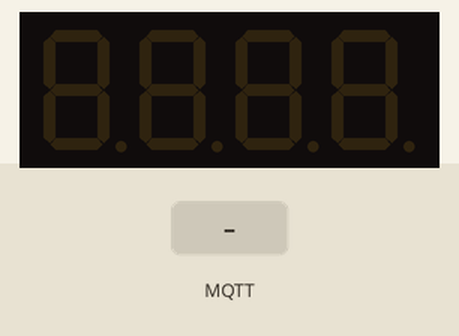
Simulated run of this sketch. Board: ESP8266 (Wemos D1 mini). On the bench: 4-digit seven-segment display. Inputs (shaded band) come from the test bench. WiFi joins after 1.5 s; servers stay silent unless stated; no MQTT or app messages arrive unless stated; what the sketch prints to the serial monitor is not drawn.

Above: at 2.7 s.
2.8 s: MQTT message "3" arrives on the first subscribed topic
At 2.94 s:
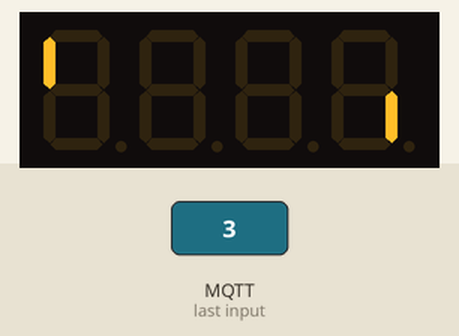
4.9 s: MQTT message "1" arrives on the first subscribed topic
At 5.42 s:
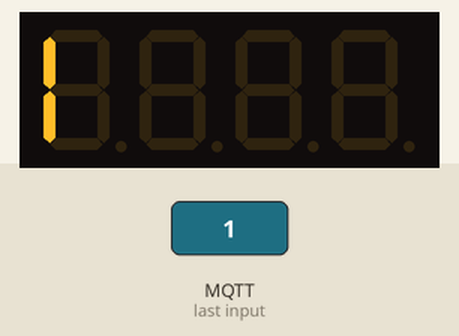
7.1 s: MQTT message "4" arrives on the first subscribed topic
At 7.65 s:
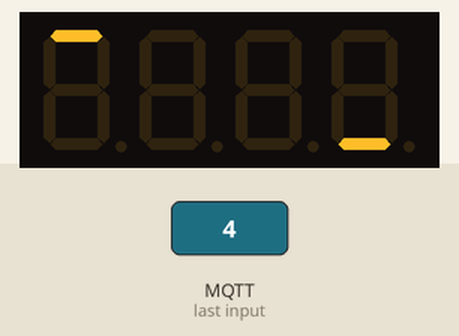
9.2 s: MQTT message "2" arrives on the first subscribed topic
At 10.24 s:
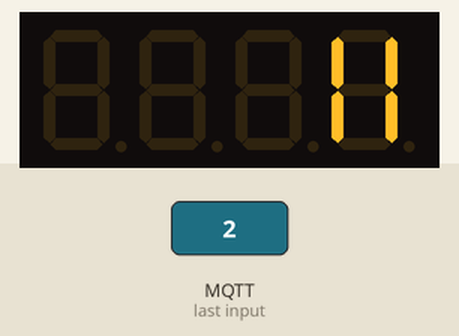
Timing chart, 0 to 12.2 s (numbered marks = the images above; inputs shaded):
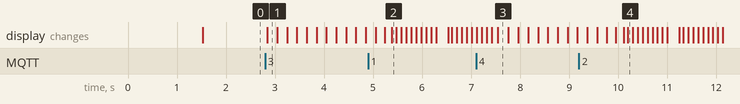

The sketch:

alarmoDisplay.ino
```cpp
#include <TM1637Display.h>
#include <ESP8266WiFi.h>
#include <PubSubClient.h>
#include <AsyncElegantOTA.h>

// DISPLAY SETUP
#define CLK D5
#define DIO D7
TM1637Display display(CLK, DIO);

WiFiClient espClient;
PubSubClient client(espClient);

const char* ssid = "Rykalovi - patro";   // <-- Enter your Wifi-SSID
const char* password = "zmrzlina42";  // <-- Enter your Wifi-Password

const char* mqtt_server = "192.168.1.142";  // <-- Enter the IP of your MQTT-Server
const unsigned int mqtt_port = 1883;
const char* mqtt_user =   "deano";
const char* mqtt_pass =   "Starbucks8."; // <-- Enter the Password of your MQTT-Server
String clientId = "alarmoDisplay";
char demand = 'w';
int isDisplaying = 0;

AsyncWebServer server(80);

void callback(char* topic, byte* payload, unsigned int length) {
    if (strcmp(topic,"alarmoDisplay") == 0) {
      char demand_str[length + 1];
      strncpy (demand_str, (char*)payload, length);
      demand_str[length] = '\0';
      Serial.println(demand_str);

      // u = up, d = down, s = stop, p = program, w = wait

      if (strcmp(demand_str,"1") == 0) {
        demand = '1';
      } else if (strcmp(demand_str,"2") == 0) {
        demand = '2';
      } else if (strcmp(demand_str,"3") == 0) {
        demand = '3';
      } else if (strcmp(demand_str,"4") == 0) {
        demand = '4';
      }
      Serial.println(demand_str);
      Serial.println(demand);
    }
}


void reconnect() {
  // Loop until we're reconnected
  while (!client.connected()) {
    Serial.print("Attempting MQTT connection...");
    if (client.connect(clientId.c_str(),mqtt_user,mqtt_pass)) {
      Serial.println("connected. ");
      client.subscribe("alarmoDisplay");
      client.subscribe("alarmoDisplay/Feedback");
    } else {
      Serial.print("failed, rc=");
      Serial.print(client.state());
      Serial.println(" try again in 3 seconds");
      delay(3000);
    }
  }
}


int delay_fast = 80;
int delay_slow = 180;

byte cara0[] = { 0, 0, 0, 0 };
byte cara1[] = { 0b00110000, 0, 0, 0 };
byte cara2[] = { 0b00110110, 0, 0, 0 };
byte cara3[] = { 0b00000110, 0b00110000, 0, 0 };
byte cara4[] = { 0, 0b00110110, 0, 0 };
byte cara5[] = { 0, 0b00000110, 0b00110000, 0 };
byte cara6[] = { 0, 0, 0b00110110, 0 };
byte cara7[] = { 0, 0, 0b00000110, 0b00110000 };
byte cara8[] = { 0, 0, 0, 0b00110110 };
byte cara9[] = { 0, 0, 0, 0b00000110};

byte kolo0[] = { 0b00100000, 0, 0, 0b00000100 };
byte kolo1[] = { 0b00010000, 0, 0, 0b00000010 };
byte kolo2[] = { 0b00001000, 0, 0, 0b00000001 };
byte kolo3[] = { 0, 0b00001000, 0b00000001, 0 };
byte kolo4[] = { 0, 0b00000001, 0b00001000, 0 };
byte kolo5[] = { 0b00000001, 0, 0, 0b00001000 };
byte kolo6[] = { 0b00100000, 0, 0, 0b00000100 };
byte kolo7[] = { 0b00010000, 0, 0, 0b00000010 };
byte kolo8[] = { 0b00001000, 0, 0, 0b00000001 };
byte kolo9[] = { 0, 0b00001000, 0b00000001, 0 };
byte kolo10[] = { 0, 0b00000001, 0b00001000, 0 };
byte kolo11[] = { 0b00000001, 0, 0, 0b00001000 };


byte* caraArrays[] = {  cara0,cara1, cara2, cara3, cara4, cara5, cara6, cara7, cara8, cara9,cara0};
byte* koloArrays[] = {  kolo0,kolo1, kolo2, kolo3, kolo4, kolo5, kolo6, kolo7, kolo8, kolo9,kolo10,kolo11};


void display_regime(int rezim) {

  if (rezim == 1) { // Odchod - Exit delay - 3min
    display.clear();
      for (int i = 0; i < 11; i++){
      display.setSegments(caraArrays[i]);
      delay(delay_fast);
      }
  }

  if (rezim == 2) { // Triggered - Entry delay - 2min
    display.clear();
      for (int i = 10; i >= 0; i--){
      display.setSegments(caraArrays[i]);
      delay(delay_fast);
      }
  }
  if (rezim == 3) { // Armed - Kolečko doleva
    display.clear();
      for (int i = 0; i < 12; i++){
      display.setSegments(koloArrays[i]);
      delay(delay_slow);
      }
      isDisplaying = 0;
      demand = 0;
      display.clear();
  }

  if (rezim == 4) { // DISArmed - Kolečko doprava
    display.clear();
      for (int i = 11; i >= 0; i--){
      display.setSegments(koloArrays[i]);
      delay(delay_slow);
      }
      isDisplaying = 0;
      demand = 0;
      display.clear();
  }
}

void setup() {
  Serial.begin(115200);
  Serial.println(" ");
  Serial.println("Starting alarmoDisplay");
  Serial.println();
  Serial.print("Connecting to ");
  Serial.println(ssid);
  WiFi.mode(WIFI_STA);
  WiFi.begin(ssid, password);

  while (WiFi.status() != WL_CONNECTED) {
    delay(500);
    Serial.print(".");
  }
  Serial.println("");
  Serial.println("WiFi connected");

  Serial.println(WiFi.localIP());


  client.setServer(mqtt_server, mqtt_port);
  client.setCallback(callback);

  server.on("/", HTTP_GET, [](AsyncWebServerRequest *request) {
  request->send(200, "text/plain", "Hi! I am a Wemos D1 mini.");
  });

  AsyncElegantOTA.begin(&server);    // Start ElegantOTA
  server.begin();

  display.setBrightness(1);  // Set the display brightness (0-7)
  display.clear();
}


void loop() {
    AsyncElegantOTA.loop();

  if (!client.connected()) {
    reconnect();
  }
  client.loop();

  if (demand == '1' || demand == '2' || demand == '3' || demand == '4') {

//    char serie = (char)Serial.read();
    char serie = (char)demand;
    if(serie == '1') {
      Serial.println("1");
      isDisplaying = 1;


    }
    else if(serie == '2') {
      Serial.println("2");
      isDisplaying = 2;

    }
    else if(serie == '3') {
      Serial.println("3");
      isDisplaying = 3;

    }
    else if(serie == '4') {
      Serial.println("4");
      isDisplaying = 4;
    }

  }

  display_regime(isDisplaying);


}
```

Measured:
- after the input at 2.8 s, the display: changes at once (image 1)
- after the input at 4.9 s, the display: first differs from a run without the input after 0.48 s (image 2)
- after the input at 7.1 s, the display: first differs from a run without the input after 0.44 s (image 3)
